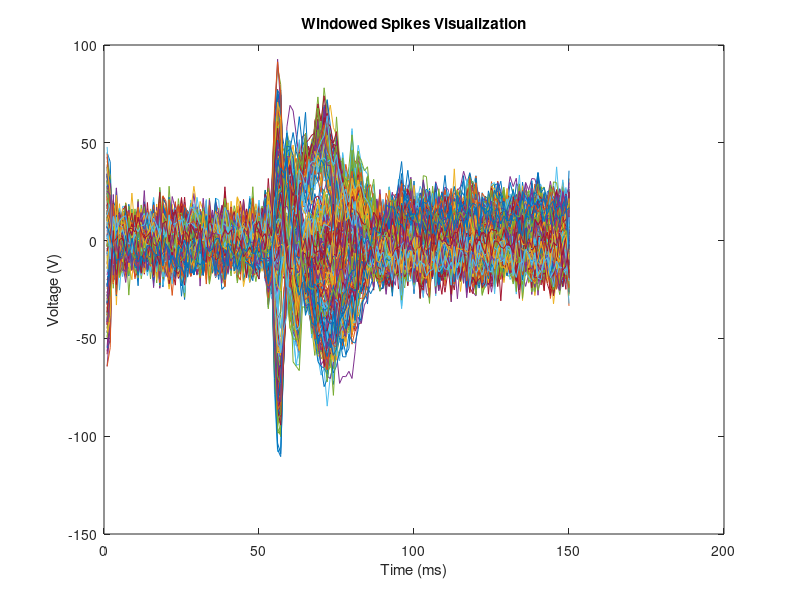

Recreate this plot in MATLAB. (Note: this script raises an error after producing the figure.)
clear; clc; close all;

%% a)
load('windowedSpikes.mat')

plot(data')
xlabel('Time (ms)')
ylabel('Voltage (V)')
title('Windowed Spikes Visualization')
%%
mean_data = mean(data, 1);
centered_data = ones(size(data, 1), 1) * data
C = data'*data;
[V, D] = eig(C);
[d,ind] = sort(diag(D), 'descend'); 
D = D(ind,ind);
V = V(:,ind);